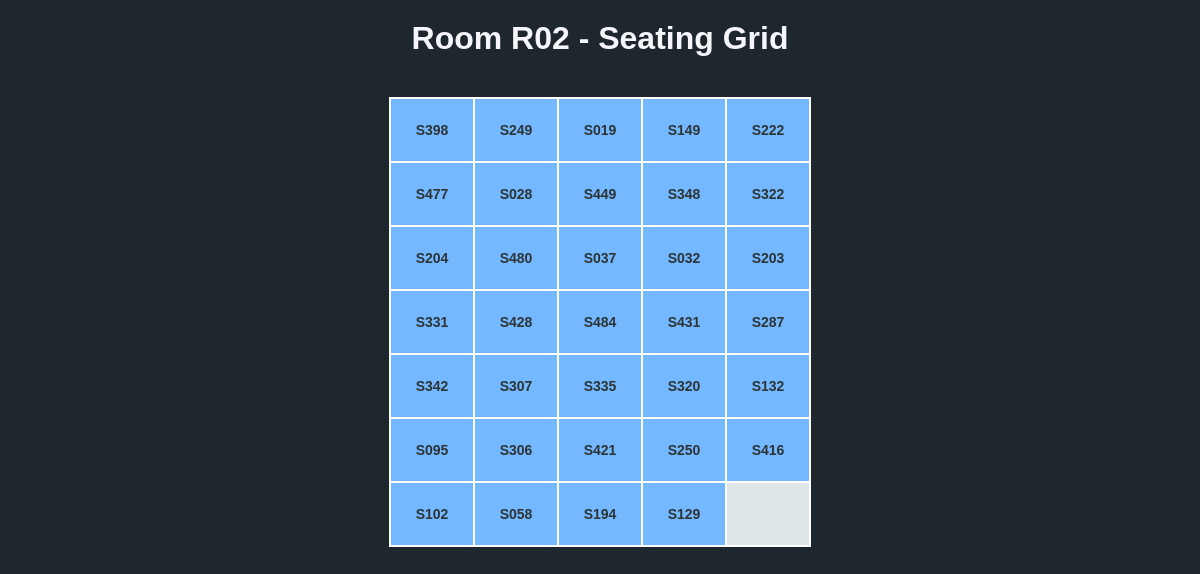
Screenshot of /view_room?room_id=R02 with the database file from the repository.
### tables this page shows
CREATE TABLE allocations (StudentID TEXT, RoomID TEXT, PRIMARY KEY (StudentID));

### app.py (the view)
@app.route('/view_room')
def view_room():
    room_id = request.args.get("room_id", "")
    with sqlite3.connect(DB_PATH) as conn:
        cur = conn.cursor()
        cur.execute("SELECT StudentID FROM allocations WHERE RoomID = ?", (room_id,))
        student_ids = [sid[0] for sid in cur.fetchall()]
    ROWS, COLS = 7, 5
    grid = [[None for _ in range(COLS)] for _ in range(ROWS)]
    for idx, student_id in enumerate(student_ids):
        row = idx // COLS
        col = idx % COLS
        if row < ROWS:
            grid[row][col] = student_id
    return render_template("room_view.html", room_id=room_id, grid=grid)

### templates/room_view.html (shortened to what this page needs)
<!DOCTYPE html>
<html>
<head>
</head>
<body>
    <h1>Room {{ room_id }} - Seating Grid</h1>
    <table>
        {% for row in grid %}
        <tr>
            {% for seat in row %}
            <td class="{{ 'empty' if not seat else '' }}">{{ seat if seat else '' }}</td>
            {% endfor %}
        </tr>
        {% endfor %}
    </table>
</body>
</html>

### templates/room_view.html (style rules this page uses)
body { font-family: Arial, sans-serif; background-color: #1e272e; color: #f5f6fa; text-align: center; }
table { margin: auto; border-collapse: collapse; margin-top: 40px; }
td { width: 80px; height: 60px; border: 2px solid #fff; background-color: #74b9ff; color: #2d3436; font-weight: bold; font-size: 14px; }
td.empty { background-color: #dfe6e9; }
h1 { margin-top: 20px; }

### rows the page displays
allocations: StudentID "S398"
allocations: StudentID "S249"
allocations: StudentID "S019"
allocations: StudentID "S149"
allocations: StudentID "S222"
allocations: StudentID "S477"
allocations: StudentID "S028"
allocations: StudentID "S449"
allocations: StudentID "S348"
allocations: StudentID "S322"
allocations: StudentID "S204"
allocations: StudentID "S480"
allocations: StudentID "S037"
allocations: StudentID "S032"
allocations: StudentID "S203"
allocations: StudentID "S331"
allocations: StudentID "S428"
allocations: StudentID "S484"
allocations: StudentID "S431"
allocations: StudentID "S287"
allocations: StudentID "S342"
allocations: StudentID "S307"
allocations: StudentID "S335"
allocations: StudentID "S320"
allocations: StudentID "S132"
allocations: StudentID "S095"
allocations: StudentID "S306"
allocations: StudentID "S421"
allocations: StudentID "S250"
allocations: StudentID "S416"
allocations: StudentID "S102"
allocations: StudentID "S058"
allocations: StudentID "S194"
allocations: StudentID "S129"

### other values shown
{{ room_id }} "R02"
